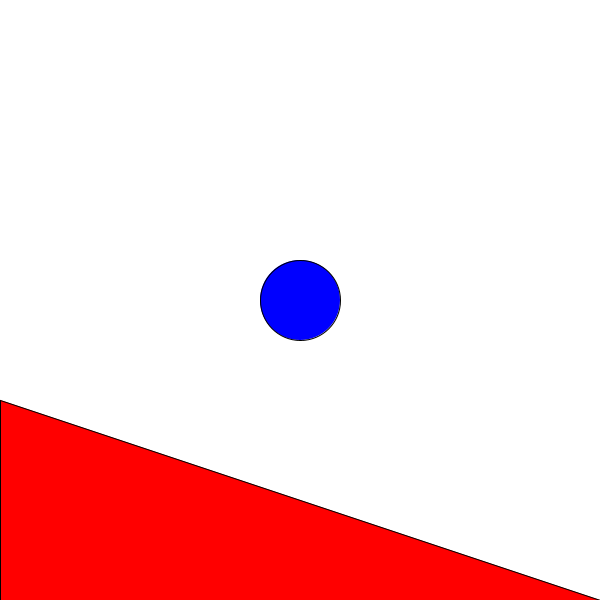
Frame 1 (no input)
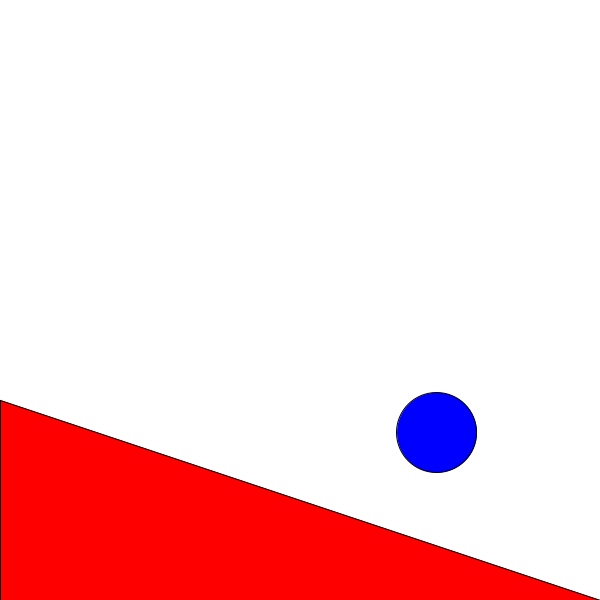
Frame 60 (the mouse pressed at the canvas centre just before this capture)
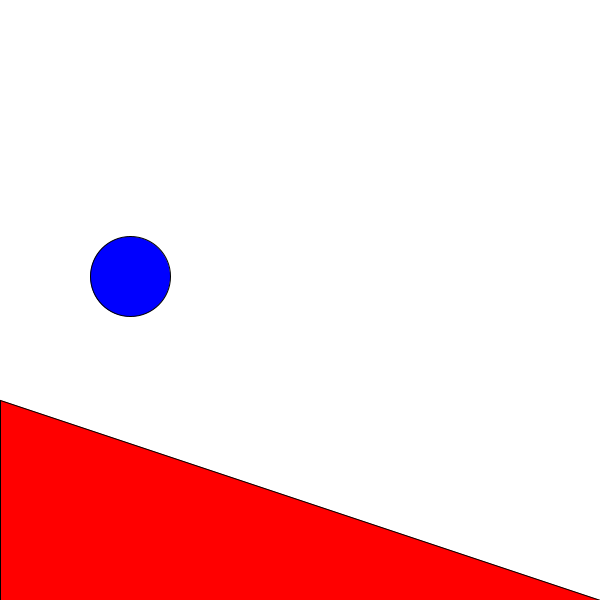
Frame 120 (the mouse held since frame 60 and released just before this capture)

The Processing sketch that drew these frames (run headless with seeded random() and noise(); from frame 60 on, the mouse is pressed at the canvas centre):

// Processing sketch: BounceSol
// ── BounceSol.pde
// Ball Bounce Off An Angle
// Adapted from Keith Peters' Algorithm 
// from his book Foundation Actionscript 3.0 Animation: Making Things Move


// position, radius of the ball
float posx, posy;
float radius;

// velocity of the ball
float velx, vely;

// center, rotation and length of inclined segment.
float gx, gy, rot, len;

void setup(){
  size(600,600);
  posx = width/2;
  posy = height/2;
  radius = 40;
  
  velx = 5; 
  vely = 7;
  
  // center of segment = midpoint of (0,400) and (width, height)
  gx = width/2;
  gy = 500;
  
  // len and rotation of segment
  // use dist(x1,y1,x2,y2) to compute distance.
  // use atan2(dy, dx) for the rotation angle.
  len = dist(0, 400, width, height);
  rot = atan2(200, 600);
}
  
void draw(){
  background(255);
  // fill and draw triangle(inclined ramp): (0,400), (width,height), (0, height)
  fill(255,0,0);
  triangle(0,400,width,height,0,height);
  
  displayBall();
  moveBall();
  checkWallsCollision();  
  checkInclineCollision();

}

void displayBall(){
  // fill and draw ellipse(ball) at (posx,posy)
  fill(0,0,255);
  ellipse(posx, posy, 2*radius, 2*radius);
}

void moveBall(){
  // move ball
  posx += velx;
  posy += vely;
  
}

void checkWallsCollision(){
  // check top and the two side walls only
  // reverse direction if collide
  if(posx > width - radius){
    posx = width - radius;
    velx = -1*velx;
  }
    
  if(posx < radius){
    posx = radius;
    velx = -1*velx;
  }
    
  if(posy < radius){
    posy = radius;
    vely = -1*vely;
  }
}

void checkInclineCollision(){
  // check incline collision and reverse direction
  // use coordinate rotation trick, see lecture video for more details. 
  
  // (dx, dy) is relative position of ball with respect to (gx,gy)
  float dx = posx - gx;
  float dy = posy - gy;
  
  
  // compute cosine, sine of rot angle.
  float cosine = cos(rot);
  float sine = sin(rot);
  
  
  // rotate (dx,dy) to new coordinate (dx_,dy_)
  // rotate (velx, vely) to (velx_,vely_)
  // see lecture video for the formulas
  float dx_ = cosine * dx + sine * dy;
  float dy_ = cosine * dy - sine * dx;
  float velx_ = cosine * velx + sine * vely;
  float vely_ = -sine * velx + cosine * vely ;
  
  
  // once rotated, it is easy to see when to bounce
  // and how to bounce(negate vertical velocity in rotated coordinate)
  if (dy_ > -radius) {
    dy_ = -radius;
    vely_ = -1.0*vely_;  
  }

    // rotate everything back to restore the original 
    // coordinate axis.
    dx = cosine * dx_ - sine * dy_;
    dy = cosine * dy_ + sine * dx_;
    velx = cosine * velx_ - sine * vely_;
    vely = cosine * vely_ + sine * velx_;
    
    posx = gx + dx;
    posy = gy + dy;

}
